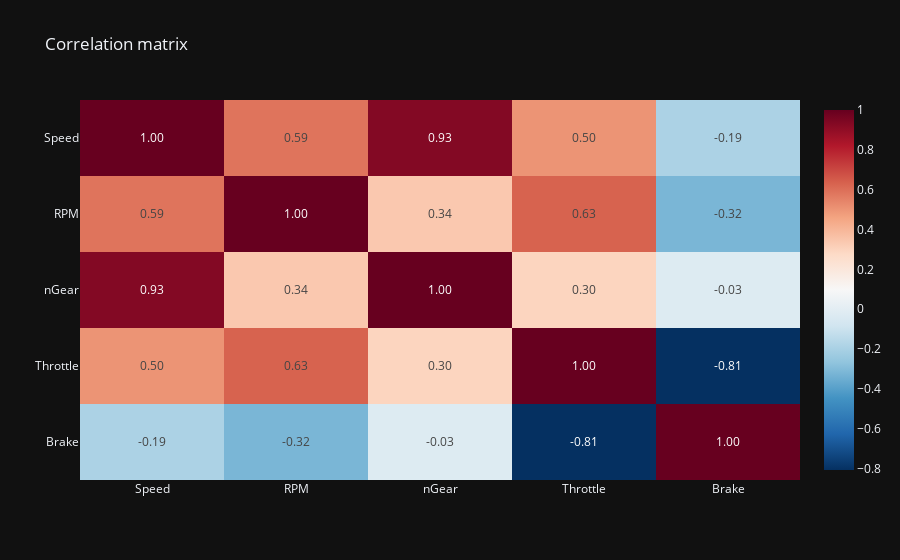

The notebook cell saved with this chart:
### Markdown cell above
### Heatmap correlation matrix

### Code cell
corr_matrix = df.select(
    ["Speed", "RPM", "nGear", "Throttle", "Brake"]
).corr()

fig = px.imshow(
    corr_matrix.to_numpy(),
    x=corr_matrix.columns,
    y=corr_matrix.columns,
    text_auto=".2f", 
    title="Correlation matrix",
    template="plotly_dark",
    color_continuous_scale="RdBu_r", 
    aspect="auto"
)

fig.show()

### Figure 1 — Plotly figure (JSON) as saved in the notebook; plotly's stock layout.template omitted (floating-point values rounded to 4 significant figures)
{"data": [{"coloraxis": "coloraxis", "hovertemplate": "x: %{x}<br>y: %{y}<br>color: %{z}<extra></extra>", "name": "0", "texttemplate": "%{z:.2f}", "type": "heatmap", "x": ["Speed", "RPM", "nGear", "Throttle", "Brake"], "xaxis": "x", "y": ["Speed", "RPM", "nGear", "Throttle", "Brake"], "yaxis": "y", "z": [[1.0, 0.5861, 0.9316, 0.5034, -0.1915], [0.5861, 1.0, 0.3391, 0.6308, -0.3194], [0.9316, 0.3391, 1.0, 0.2972, -0.02927], [0.5034, 0.6308, 0.2972, 1.0, -0.8078], [-0.1915, -0.3194, -0.02927, -0.8078, 1.0]]}], "layout": {"coloraxis": {"colorscale": [[0, "rgb(5,48,97)"], [0.1, "rgb(33,102,172)"], [0.2, "rgb(67,147,195)"], [0.3, "rgb(146,197,222)"], [0.4, "rgb(209,229,240)"], [0.5, "rgb(247,247,247)"], [0.6, "rgb(253,219,199)"], [0.7, "rgb(244,165,130)"], [0.8, "rgb(214,96,77)"], [0.9, "rgb(178,24,43)"], [1, "rgb(103,0,31)"]]}, "title": {"text": "Correlation matrix"}, "xaxis": {"anchor": "y", "domain": [0, 1]}, "yaxis": {"anchor": "x", "autorange": "reversed", "domain": [0, 1]}}}
